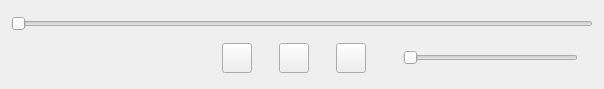
<?xml version="1.0" encoding="UTF-8"?>
<ui version="4.0">
 <class>PlayerControls</class>
 <widget class="QWidget" name="PlayerControls">
  <property name="geometry">
   <rect>
    <x>0</x>
    <y>0</y>
    <width>604</width>
    <height>89</height>
   </rect>
  </property>
  <property name="minimumSize">
   <size>
    <width>604</width>
    <height>89</height>
   </size>
  </property>
  <property name="maximumSize">
   <size>
    <width>624</width>
    <height>89</height>
   </size>
  </property>
  <property name="windowTitle">
   <string>Form</string>
  </property>
  <layout class="QGridLayout" name="gridLayout">
   <item row="0" column="0" colspan="2">
    <widget class="PlayerControlsSlider" name="progressSlider">
     <property name="minimumSize">
      <size>
       <width>520</width>
       <height>20</height>
      </size>
     </property>
     <property name="focusPolicy">
      <enum>Qt::NoFocus</enum>
     </property>
     <property name="maximum">
      <number>0</number>
     </property>
     <property name="singleStep">
      <number>1</number>
     </property>
     <property name="pageStep">
      <number>10</number>
     </property>
     <property name="orientation">
      <enum>Qt::Horizontal</enum>
     </property>
    </widget>
   </item>
   <item row="1" column="0" colspan="2">
    <layout class="QHBoxLayout" name="horizontalLayout">
     <item>
      <spacer name="horizontalSpacer_4">
       <property name="orientation">
        <enum>Qt::Horizontal</enum>
       </property>
       <property name="sizeType">
        <enum>QSizePolicy::Fixed</enum>
       </property>
       <property name="sizeHint" stdset="0">
        <size>
         <width>200</width>
         <height>20</height>
        </size>
       </property>
      </spacer>
     </item>
     <item>
      <widget class="QPushButton" name="prevButton">
       <property name="minimumSize">
        <size>
         <width>30</width>
         <height>30</height>
        </size>
       </property>
       <property name="maximumSize">
        <size>
         <width>30</width>
         <height>30</height>
        </size>
       </property>
       <property name="focusPolicy">
        <enum>Qt::NoFocus</enum>
       </property>
       <property name="text">
        <string/>
       </property>
       <property name="flat">
        <bool>false</bool>
       </property>
      </widget>
     </item>
     <item>
      <spacer name="horizontalSpacer_5">
       <property name="orientation">
        <enum>Qt::Horizontal</enum>
       </property>
       <property name="sizeType">
        <enum>QSizePolicy::Fixed</enum>
       </property>
       <property name="sizeHint" stdset="0">
        <size>
         <width>10</width>
         <height>20</height>
        </size>
       </property>
      </spacer>
     </item>
     <item>
      <widget class="QPushButton" name="playOrPauseButton">
       <property name="minimumSize">
        <size>
         <width>30</width>
         <height>30</height>
        </size>
       </property>
       <property name="maximumSize">
        <size>
         <width>30</width>
         <height>30</height>
        </size>
       </property>
       <property name="focusPolicy">
        <enum>Qt::NoFocus</enum>
       </property>
       <property name="text">
        <string/>
       </property>
      </widget>
     </item>
     <item>
      <spacer name="horizontalSpacer_6">
       <property name="orientation">
        <enum>Qt::Horizontal</enum>
       </property>
       <property name="sizeType">
        <enum>QSizePolicy::Fixed</enum>
       </property>
       <property name="sizeHint" stdset="0">
        <size>
         <width>10</width>
         <height>20</height>
        </size>
       </property>
      </spacer>
     </item>
     <item>
      <widget class="QPushButton" name="nextButton">
       <property name="minimumSize">
        <size>
         <width>30</width>
         <height>30</height>
        </size>
       </property>
       <property name="maximumSize">
        <size>
         <width>30</width>
         <height>30</height>
        </size>
       </property>
       <property name="focusPolicy">
        <enum>Qt::NoFocus</enum>
       </property>
       <property name="text">
        <string/>
       </property>
      </widget>
     </item>
     <item>
      <spacer name="horizontalSpacer_7">
       <property name="orientation">
        <enum>Qt::Horizontal</enum>
       </property>
       <property name="sizeType">
        <enum>QSizePolicy::Fixed</enum>
       </property>
       <property name="sizeHint" stdset="0">
        <size>
         <width>20</width>
         <height>20</height>
        </size>
       </property>
      </spacer>
     </item>
     <item>
      <widget class="PlayerControlsSlider" name="volumeSlider">
       <property name="minimumSize">
        <size>
         <width>175</width>
         <height>20</height>
        </size>
       </property>
       <property name="maximumSize">
        <size>
         <width>175</width>
         <height>20</height>
        </size>
       </property>
       <property name="focusPolicy">
        <enum>Qt::NoFocus</enum>
       </property>
       <property name="maximum">
        <number>100</number>
       </property>
       <property name="orientation">
        <enum>Qt::Horizontal</enum>
       </property>
      </widget>
     </item>
    </layout>
   </item>
  </layout>
 </widget>
 <customwidgets>
  <customwidget>
   <class>PlayerControlsSlider</class>
   <extends>QSlider</extends>
   <header>playercontrolsslider.h</header>
  </customwidget>
 </customwidgets>
 <resources/>
 <connections/>
</ui>
